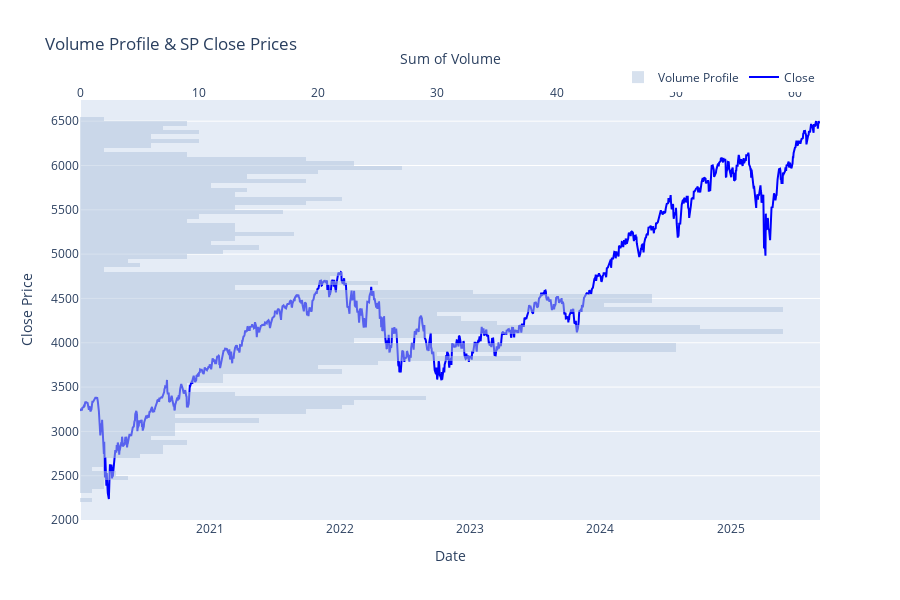
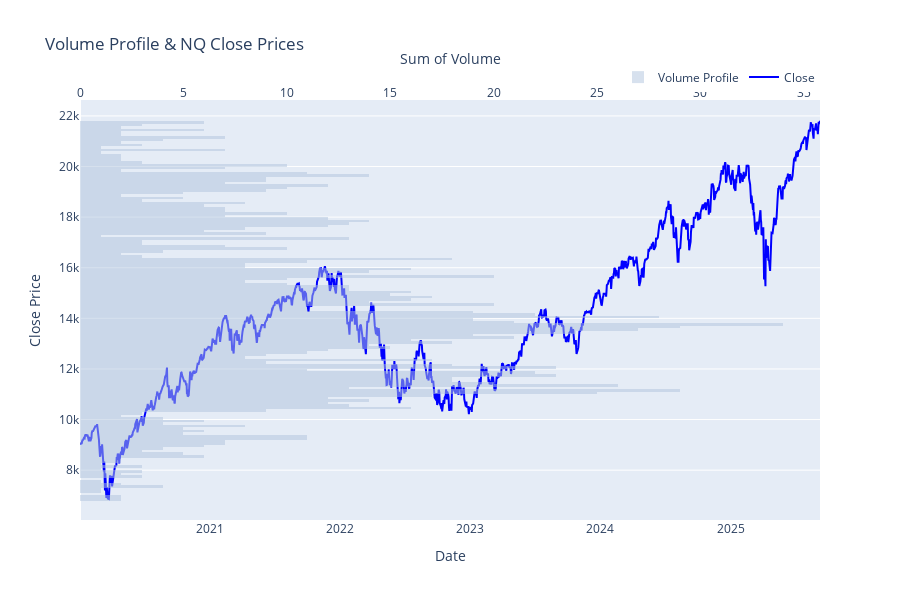

Notebook code cell kept with these figures, in order:
### Markdown cell above
#### Plot of Volume Profile for All Stocks

### Code cell
indexes = ['SP', 'NQ', 'DJ', 'DAX', 'NKY', 'RUT']

for index in indexes:
    # Use the index data from our df
    df_index = df[index][['Close', 'Volume']]
    
    # Convert the index to datetime if needed
    if not isinstance(df_index.index, pd.DatetimeIndex):
        df_index.index = pd.to_datetime(df_index.index)

    # plot
    hist = go.Histogram(
        y=df_index['Close'],
        x=df_index['Volume'],
        nbinsy=150,
        orientation='h',
        name='Volume Profile',
        marker_color='#B0C4DE',
        opacity=0.5,
        xaxis='x2',
    )

    line = go.Scatter(
        x=df_index.index,
        y=df_index['Close'],
        mode='lines',
        name='Close',
        marker_color='blue',
        xaxis='x',
        yaxis='y',
    )

    fig = go.Figure([hist, line])

    fig.update_layout(
        xaxis=dict(
            title='Date',
            anchor='y',
            domain=[0, 1],
            showgrid=False,
            side='bottom'
        ),
        xaxis2=dict(
            title='Sum of Volume',
            overlaying='x',
            side='top',
            showgrid=False
        ),
        yaxis=dict(
            title='Close Price',
            showgrid=True
        ),
        legend=dict(
            orientation='h',
            yanchor='bottom',
            y=1.02,
            xanchor='right',
            x=1
        ),
        height=600,
        title=f'Volume Profile & {index} Close Prices'
    )

    fig.show()

### Figure 1 — Plotly figure (JSON) as saved in the notebook; plotly's stock layout.template omitted (floating-point values rounded to 4 significant figures; data arrays with more than 128 entries replaced by an {"elided": "..."} marker saying what was removed)
{"data": [{"marker": {"color": "#B0C4DE"}, "name": "Volume Profile", "nbinsy": 150, "opacity": 0.5, "orientation": "h", "type": "histogram", "x": {"elided": "1480 float values"}, "xaxis": "x2", "y": {"elided": "1480 float values"}}, {"marker": {"color": "blue"}, "mode": "lines", "name": "Close", "type": "scatter", "x": {"elided": "1480 str values"}, "xaxis": "x", "y": {"elided": "1480 float values"}, "yaxis": "y"}], "layout": {"height": 600, "legend": {"orientation": "h", "x": 1, "xanchor": "right", "y": 1.02, "yanchor": "bottom"}, "title": {"text": "Volume Profile & SP Close Prices"}, "xaxis": {"anchor": "y", "domain": [0, 1], "showgrid": false, "side": "bottom", "title": {"text": "Date"}}, "xaxis2": {"overlaying": "x", "showgrid": false, "side": "top", "title": {"text": "Sum of Volume"}}, "yaxis": {"showgrid": true, "title": {"text": "Close Price"}}}}

### Figure 2 — Plotly figure (JSON) as saved in the notebook; plotly's stock layout.template omitted (floating-point values rounded to 4 significant figures; data arrays with more than 128 entries replaced by an {"elided": "..."} marker saying what was removed)
{"data": [{"marker": {"color": "#B0C4DE"}, "name": "Volume Profile", "nbinsy": 150, "opacity": 0.5, "orientation": "h", "type": "histogram", "x": {"elided": "1480 float values"}, "xaxis": "x2", "y": {"elided": "1480 float values"}}, {"marker": {"color": "blue"}, "mode": "lines", "name": "Close", "type": "scatter", "x": {"elided": "1480 str values"}, "xaxis": "x", "y": {"elided": "1480 float values"}, "yaxis": "y"}], "layout": {"height": 600, "legend": {"orientation": "h", "x": 1, "xanchor": "right", "y": 1.02, "yanchor": "bottom"}, "title": {"text": "Volume Profile & NQ Close Prices"}, "xaxis": {"anchor": "y", "domain": [0, 1], "showgrid": false, "side": "bottom", "title": {"text": "Date"}}, "xaxis2": {"overlaying": "x", "showgrid": false, "side": "top", "title": {"text": "Sum of Volume"}}, "yaxis": {"showgrid": true, "title": {"text": "Close Price"}}}}
